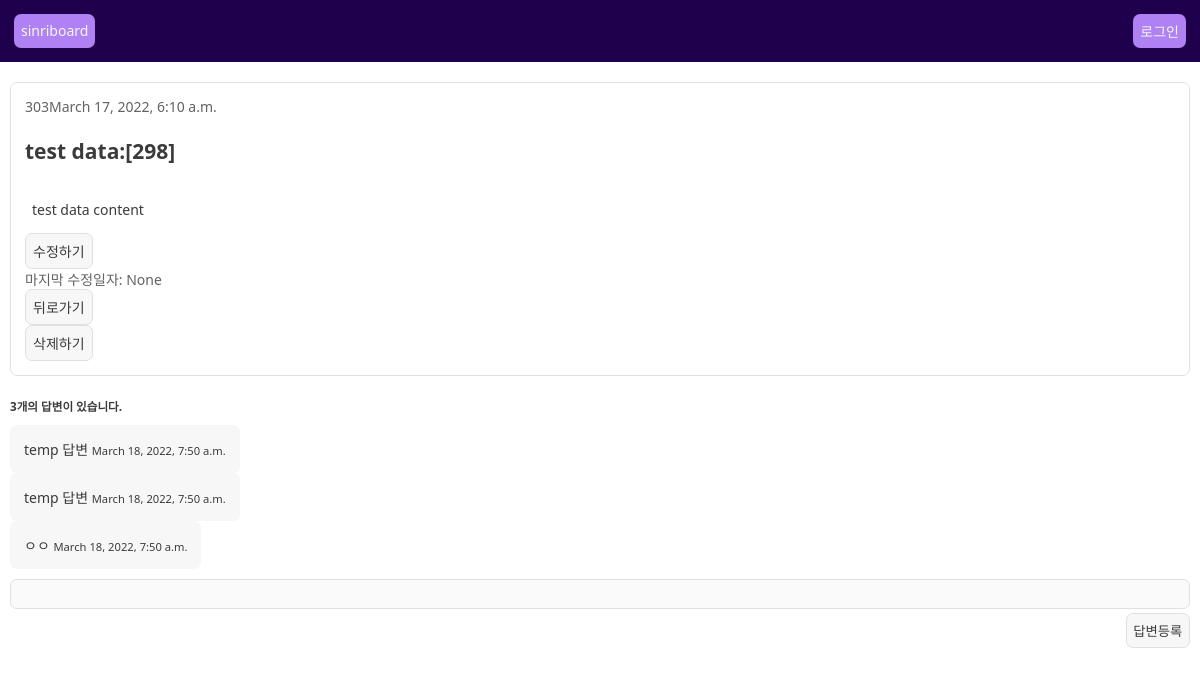
/board/303/, run on the app's committed database.
### board/models.py (models this page shows)
class Question(models.Model):
    author = models.ForeignKey(User, on_delete=models.CASCADE)
    subject = models.CharField(max_length=200)
    content = models.TextField()
    create_date = models.DateTimeField()
    modify_date = models.DateTimeField(null=True, blank=True)

class Answer(models.Model):
    author = models.ForeignKey(User, on_delete=models.CASCADE)
    question = models.ForeignKey(Question, on_delete=models.CASCADE)
    content = models.TextField()
    create_date = models.DateTimeField()
    modify_date = models.DateTimeField(null=True, blank=True)

### board/views.py (the view)
# urls.py: path('<int:question_id>/', views.detail, name="detail"),
def detail(request, question_id):
    question = get_object_or_404(Question, pk=question_id) # 404 에러로 핸들링하기
    context = {
        'question': question
    }
    return render(request, 'board/question_detail.html', context)

### templates/board/question_detail.html (shortened to what this page needs)
{% extends 'base.html' %}
{% block content %}
<section>
<div class="question-content">
    <span>{{ question.id }}{{ question.create_date }}</span>
    <h1>{{ question.subject }}</h1>
    <p>{{ question.content }}</p>
    <a href="{% url 'board:question_modify' question.id %}">수정하기</a>
    <span>마지막 수정일자: {{ question.modify_date }}</span>
    <a href="{% url 'board:index' %}">뒤로가기</a>
    <a href="{% url 'board:question_delete' question.id %}">삭제하기</a>
</div>
{% include 'board/answer_form.html' %}
<div class="answer-create">
    <form action="{% url 'board:answer_create' question.id %}" method="post">
        <textarea {% if not user.is_authenticated %}disabled{% endif %} name="content" id="content" rows="15"></textarea>
        <input type="submit" value="답변등록" />
    </form>
</div>
</section>
{% endblock %}

### templates/board/answer_form.html
<div class="answer-list">
    <h5>{{ question.answer_set.count }}개의 답변이 있습니다.</h5>
    <ul>
        {% for answer in question.answer_set.all %}
            <li>
                {{ answer.content }}
                <span>{{ answer.create_date }}</span>
            </li>
        {% endfor %}
    </ul>
</div>

### static/style.css (style rules this page uses)
:root { font-size:10px }
* { margin:0;padding:0;box-sizing:border-box;outline-style:none }
* body { color:#3b3b3b;font-family:"Segoe UI",Tahoma,Geneva,Verdana,sans-serif;font-size:1.4rem }
* body a,* body input[type=submit] { width:-webkit-fit-content;width:-moz-fit-content;width:fit-content;border:1px solid #e0e0e0;padding:.5em;border-radius:.5em;background-color:#f7f7f7;cursor:pointer;display:block;color:#3b3b3b;text-decoration:none }
* body ul,* body li { list-style:none }
* body div { border-radius:.5em }
* body textarea { width:100%;height:2rem;resize:none;border:1px solid #e0e0e0;border-radius:.5em }
main h5 { padding:1em 0 }
main div { margin:1rem 0 }
main section .question-content { padding:1em;border:1px solid #e0e0e0 }
main section .question-content span { opacity:.8 }
main section .question-content h1 { padding:1em 0 }
main section .question-content p { border-radius:.5em;padding:1em .5em;background-color:#fff }
main section .answer-list ul>li { border-radius:.5em;width:-webkit-fit-content;width:-moz-fit-content;width:fit-content;padding:1em;background-color:#f7f7f7 }
main section .answer-list ul>li span { font-size:.8em }
main section .answer-create textarea { height:3rem;padding:.5em }
main section .answer-create input[type=submit] { float:right }

### data on the page
Question: id "303", create_date "March 17, 2022, 6:10 a.m.", subject "test data:[298]", content "test data content", modify_date "None", answer_set.count "3"
Answer: content "temp 답변", create_date "March 18, 2022, 7:50 a.m."
Answer: content "temp 답변", create_date "March 18, 2022, 7:50 a.m."
Answer: content "ㅇㅇ", create_date "March 18, 2022, 7:50 a.m."
